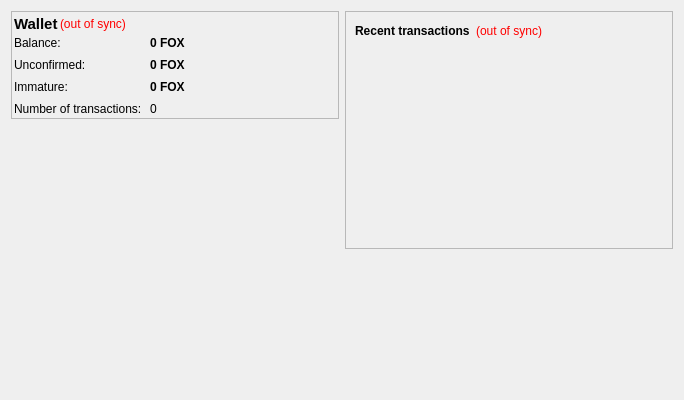
<?xml version="1.0" encoding="UTF-8"?>
<ui version="4.0">
 <class>StatisticsPage</class>
 <widget class="QWidget" name="StatisticsPage">
  <property name="geometry">
   <rect>
    <x>0</x>
    <y>0</y>
    <width>684</width>
    <height>400</height>
   </rect>
  </property>
  <property name="windowTitle">
   <string>Form</string>
  </property>
  <layout class="QHBoxLayout" name="horizontalLayout" stretch="1,1">
   <item>
    <layout class="QVBoxLayout" name="verticalLayout_2">
     <item>
      <widget class="QFrame" name="frame">
       <property name="enabled">
        <bool>true</bool>
       </property>
       <property name="sizePolicy">
        <sizepolicy hsizetype="Minimum" vsizetype="Maximum">
         <horstretch>0</horstretch>
         <verstretch>0</verstretch>
        </sizepolicy>
       </property>
       <property name="frameShape">
        <enum>QFrame::StyledPanel</enum>
       </property>
       <property name="frameShadow">
        <enum>QFrame::Raised</enum>
       </property>
       <layout class="QVBoxLayout" name="verticalLayout_4">
        <property name="spacing">
         <number>2</number>
        </property>
        <property name="margin">
         <number>2</number>
        </property>
        <item>
         <layout class="QHBoxLayout" name="horizontalLayout_4">
          <property name="spacing">
           <number>2</number>
          </property>
          <item>
           <widget class="QLabel" name="label_5">
            <property name="font">
             <font>
              <pointsize>11</pointsize>
              <weight>75</weight>
              <bold>true</bold>
             </font>
            </property>
            <property name="text">
             <string>Wallet</string>
            </property>
           </widget>
          </item>
          <item>
           <widget class="QLabel" name="labelWalletStatus">
            <property name="toolTip">
             <string>&lt;html&gt;&lt;head/&gt;&lt;body&gt;&lt;p&gt;The displayed information may be out of date. Your Wallet automatically synchronizes with the PlusEVCoin network after a connection is established, but this process has not completed yet.&lt;/p&gt;&lt;/body&gt;&lt;/html&gt;</string>
            </property>
            <property name="styleSheet">
             <string notr="true">QLabel { color: red; }</string>
            </property>
            <property name="text">
             <string notr="true">(out of sync)</string>
            </property>
            <property name="alignment">
             <set>Qt::AlignLeading|Qt::AlignLeft|Qt::AlignVCenter</set>
            </property>
           </widget>
          </item>
          <item>
           <spacer name="horizontalSpacer_2">
            <property name="orientation">
             <enum>Qt::Horizontal</enum>
            </property>
            <property name="sizeHint" stdset="0">
             <size>
              <width>20</width>
              <height>20</height>
             </size>
            </property>
           </spacer>
          </item>
         </layout>
        </item>
        <item>
         <layout class="QFormLayout" name="formLayout_2">
          <property name="fieldGrowthPolicy">
           <enum>QFormLayout::AllNonFixedFieldsGrow</enum>
          </property>
          <property name="horizontalSpacing">
           <number>8</number>
          </property>
          <property name="verticalSpacing">
           <number>8</number>
          </property>
          <item row="0" column="0">
           <widget class="QLabel" name="label">
            <property name="text">
             <string>Balance:</string>
            </property>
           </widget>
          </item>
          <item row="1" column="0">
           <widget class="QLabel" name="label_3">
            <property name="text">
             <string>Unconfirmed:</string>
            </property>
           </widget>
          </item>
          <item row="1" column="1">
           <widget class="QLabel" name="labelUnconfirmed">
            <property name="font">
             <font>
              <weight>75</weight>
              <bold>true</bold>
             </font>
            </property>
            <property name="cursor">
             <cursorShape>IBeamCursor</cursorShape>
            </property>
            <property name="toolTip">
             <string>Total of transactions that have yet to be confirmed, and do not yet count toward the current balance</string>
            </property>
            <property name="text">
             <string notr="true">0 FOX</string>
            </property>
            <property name="textInteractionFlags">
             <set>Qt::LinksAccessibleByMouse|Qt::TextSelectableByKeyboard|Qt::TextSelectableByMouse</set>
            </property>
           </widget>
          </item>
          <item row="2" column="0">
           <widget class="QLabel" name="labelImmatureText">
            <property name="text">
             <string>Immature:</string>
            </property>
           </widget>
          </item>
          <item row="2" column="1">
           <widget class="QLabel" name="labelImmature">
            <property name="font">
             <font>
              <weight>75</weight>
              <bold>true</bold>
             </font>
            </property>
            <property name="toolTip">
             <string>Mined balance that has not yet matured</string>
            </property>
            <property name="text">
             <string notr="true">0 FOX</string>
            </property>
            <property name="textInteractionFlags">
             <set>Qt::LinksAccessibleByMouse|Qt::TextSelectableByKeyboard|Qt::TextSelectableByMouse</set>
            </property>
           </widget>
          </item>
          <item row="3" column="0">
           <widget class="QLabel" name="label_2">
            <property name="text">
             <string>Number of transactions:</string>
            </property>
           </widget>
          </item>
          <item row="3" column="1">
           <widget class="QLabel" name="labelNumTransactions">
            <property name="toolTip">
             <string>&lt;html&gt;&lt;head/&gt;&lt;body&gt;&lt;p&gt;Total number of transactions in wallet&lt;/p&gt;&lt;/body&gt;&lt;/html&gt;</string>
            </property>
            <property name="text">
             <string notr="true">0</string>
            </property>
           </widget>
          </item>
          <item row="0" column="1">
           <widget class="QLabel" name="labelBalance">
            <property name="font">
             <font>
              <weight>75</weight>
              <bold>true</bold>
             </font>
            </property>
            <property name="cursor">
             <cursorShape>IBeamCursor</cursorShape>
            </property>
            <property name="toolTip">
             <string>Your current balance</string>
            </property>
            <property name="text">
             <string notr="true">0 FOX</string>
            </property>
            <property name="textInteractionFlags">
             <set>Qt::LinksAccessibleByMouse|Qt::TextSelectableByKeyboard|Qt::TextSelectableByMouse</set>
            </property>
           </widget>
          </item>
         </layout>
        </item>
       </layout>
      </widget>
     </item>
     <item>
      <widget class="QFrame" name="verticalFrame">
       <property name="styleSheet">
        <string notr="true">image: url(:/icons/bitcoin);</string>
       </property>
       <layout class="QVBoxLayout" name="verticalLayout_5">
        <item>
         <layout class="QVBoxLayout" name="verticalLayout_6"/>
        </item>
       </layout>
      </widget>
     </item>
    </layout>
   </item>
   <item>
    <layout class="QVBoxLayout" name="verticalLayout_3">
     <item>
      <widget class="QFrame" name="frame_2">
       <property name="frameShape">
        <enum>QFrame::StyledPanel</enum>
       </property>
       <property name="frameShadow">
        <enum>QFrame::Raised</enum>
       </property>
       <layout class="QVBoxLayout" name="verticalLayout">
        <item>
         <layout class="QHBoxLayout" name="horizontalLayout_2">
          <item>
           <widget class="QLabel" name="label_4">
            <property name="text">
             <string>&lt;b&gt;Recent transactions&lt;/b&gt;</string>
            </property>
           </widget>
          </item>
          <item>
           <widget class="QLabel" name="labelTransactionsStatus">
            <property name="toolTip">
             <string>&lt;html&gt;&lt;head/&gt;&lt;body&gt;&lt;p&gt;The displayed information may be out of date. Your Wallet automatically synchronizes with the PlusEVCoin network after a connection is established, but this process has not completed yet.&lt;/p&gt;&lt;/body&gt;&lt;/html&gt;</string>
            </property>
            <property name="styleSheet">
             <string notr="true">QLabel { color: red; }</string>
            </property>
            <property name="text">
             <string notr="true">(out of sync)</string>
            </property>
            <property name="alignment">
             <set>Qt::AlignRight|Qt::AlignTrailing|Qt::AlignVCenter</set>
            </property>
           </widget>
          </item>
          <item>
           <spacer name="horizontalSpacer">
            <property name="orientation">
             <enum>Qt::Horizontal</enum>
            </property>
            <property name="sizeHint" stdset="0">
             <size>
              <width>40</width>
              <height>20</height>
             </size>
            </property>
           </spacer>
          </item>
         </layout>
        </item>
        <item>
         <widget class="QListView" name="listTransactions">
          <property name="styleSheet">
           <string notr="true">QListView { background: transparent; }</string>
          </property>
          <property name="frameShape">
           <enum>QFrame::NoFrame</enum>
          </property>
          <property name="verticalScrollBarPolicy">
           <enum>Qt::ScrollBarAlwaysOff</enum>
          </property>
          <property name="horizontalScrollBarPolicy">
           <enum>Qt::ScrollBarAlwaysOff</enum>
          </property>
          <property name="selectionMode">
           <enum>QAbstractItemView::NoSelection</enum>
          </property>
         </widget>
        </item>
       </layout>
      </widget>
     </item>
     <item>
      <spacer name="verticalSpacer_2">
       <property name="orientation">
        <enum>Qt::Vertical</enum>
       </property>
       <property name="sizeHint" stdset="0">
        <size>
         <width>20</width>
         <height>40</height>
        </size>
       </property>
      </spacer>
     </item>
    </layout>
   </item>
  </layout>
 </widget>
 <resources>
  <include location="../bitcoin.qrc"/>
 </resources>
 <connections/>
</ui>
